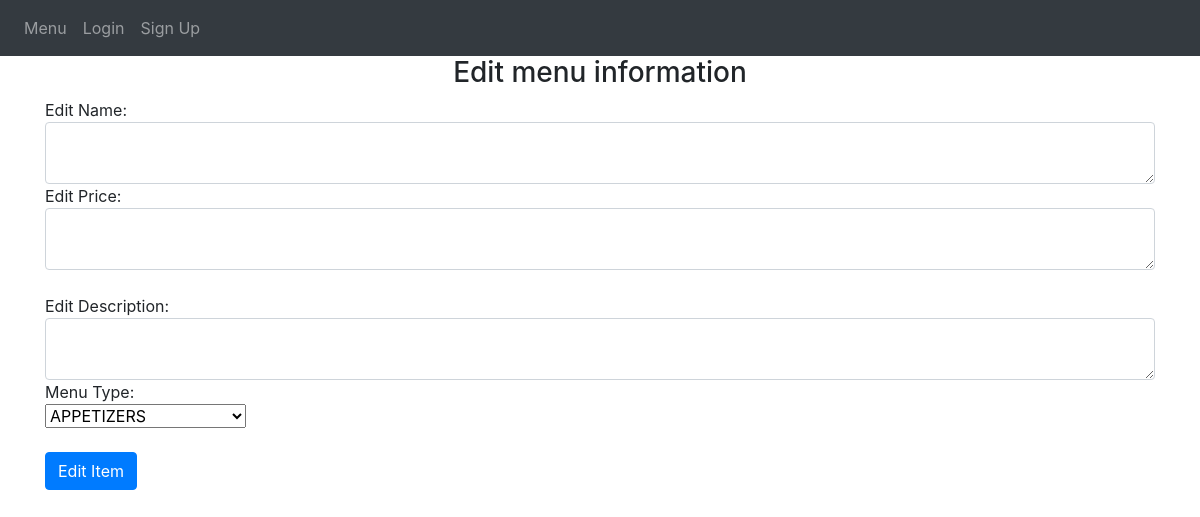
The app's page /edit_redirect/2, older data.
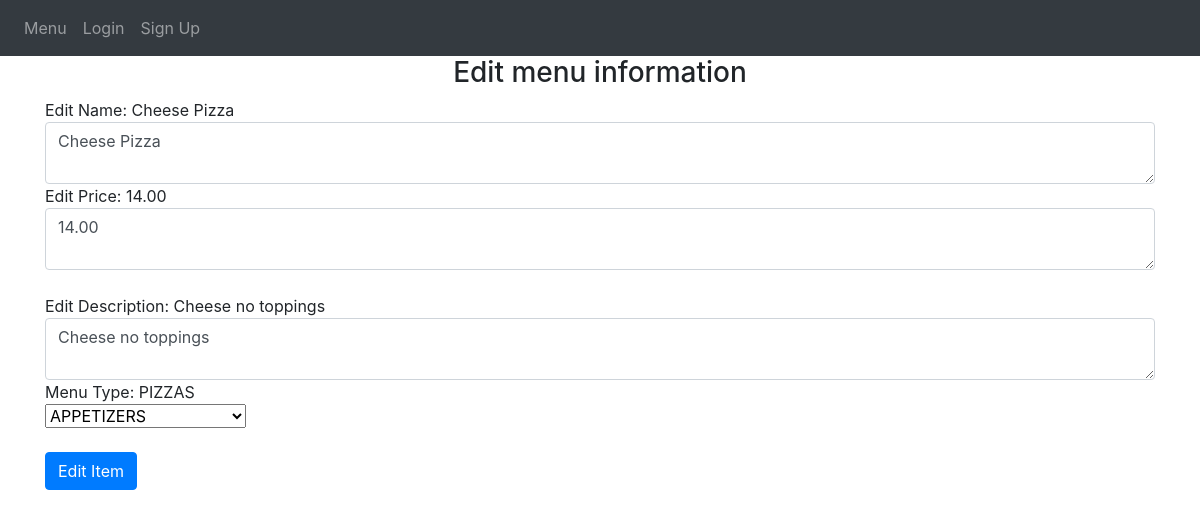
The same page, newer data.
### avanzareApp/models.py (models this page shows)
class Menu(db.Model):
    id = db.Column(db.Integer, primary_key=True)
    name = db.Column(db.String(150), unique=True)
    price = db.Column(db.String(150))
    description = db.Column(db.String(10000))
    menu_type = db.Column(db.String(150))
    date = db.Column(db.DateTime(timezone=True), default=func.now())
    user_id = db.Column(db.Integer, db.ForeignKey('user.id'))

### avanzareApp/views.py (the view, shortened to what this page needs)
@views.route('/edit_redirect/<int:id>', methods=['GET', 'POST'])
def edit_redirect(id):
    item = Menu.query.filter(Menu.id == id).first()
    return render_template('edit_menu_item.html', item=item, user=current_user)

### avanzareApp/templates/edit_menu_item.html (shortened to what this page needs)
{% extends "base.html" %} {% block title %}Home{% endblock %}
{% block content %}
<form method="POST">
    <h3 align="center">Edit menu information</h3>
    <div>Edit Name: {{item.name}}</div>
    <textarea   type="name"
                class="form-control"
                id="name"
                name="name">{{item.name}}</textarea>
    <div>Edit Price: {{item.price}}</div>
    <textarea   type="price"
                class="form-control"
                id="price"
                name="price">{{item.price}}</textarea>
    <br />
    <div>Edit Description: {{item.description}}</div>
    <textarea   type="description"
                class="form-control"
                id="description"
                name="description">{{item.description}}</textarea>
    <div>Menu Type: {{ item.menu_type }}</div>
    <select class="selectpicker" type="menu_type" id="menu_type" name="menu_type">
      <optgroup label="DINNER MENU" >
        <option>APPETIZERS</option>
      </optgroup>
    </select>
    <br />
    <br />
    <button type="submit" class="btn btn-primary">Edit Item</button>
</form>
{% endblock %}

Row changes from the older to the newer data that the page shows:
added Menu: name "Cheese Pizza", price "14.00", description "Cheese no toppings", menu_type "PIZZAS"
